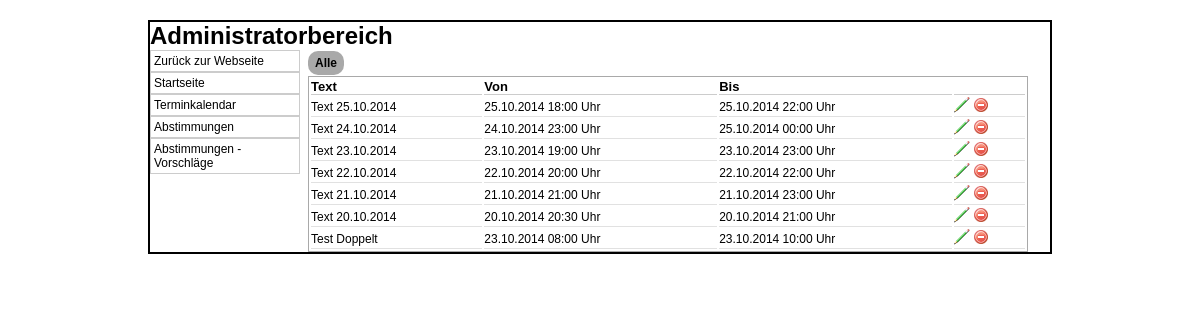
/admin/index.php?p=termine&typ=woche, run on an earlier commit of the app's database.
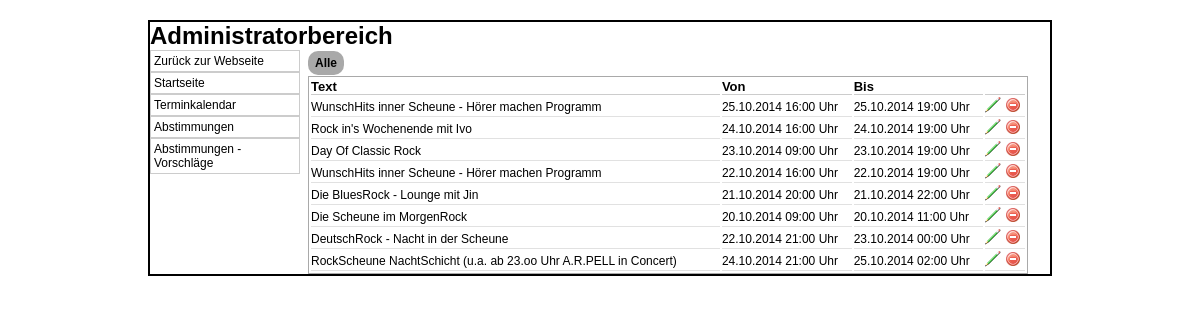
And on a later commit of the database.
### tables this page shows
CREATE TABLE IF NOT EXISTS `termine` (
  `ID` int(10) NOT NULL AUTO_INCREMENT,
  `Text` varchar(250) DEFAULT NULL,
  `Von` datetime NOT NULL,
  `Bis` datetime NOT NULL,
  PRIMARY KEY (`ID`)
);

### class/mysqli.class.php (called while the page is built, shortened)
<?php
class MysqliDb
{
    protected static $_prefix;
    protected $_mysqli;
    protected $_query;
    protected $_where = array();
    protected $_orderBy = array();
    protected $_groupBy = array();
    protected $_bindParams = array('');
    protected $host;
    protected $username;
    protected $password;
    protected $db;
    protected $port;
    public function __construct($host = NULL, $username = NULL, $password = NULL, $db = NULL, $port = NULL)
    {
        $this->host = $host;
        $this->username = $username;
        $this->password = $password;
        $this->db = $db;
        if($port == NULL)
            $this->port = ini_get ('mysqli.default_port');
        else
            $this->port = $port;
    }
    public function connect()
    {
        $this->_mysqli = new mysqli ($this->host, $this->username, $this->password, $this->db, $this->port)
            or die('There was a problem connecting to the database');
        $this->_mysqli->set_charset ('utf8');
    }
    protected function reset()
    {
        $this->_where = array();
        $this->_orderBy = array();
        $this->_groupBy = array();
        $this->_bindParams = array('');
        $this->_query = null;
    }
    public function setPrefix($prefix = '')
    {
        self::$_prefix = $prefix;
        return $this;
    }
    public function get($tableName, $numRows = null, $columns = '*')
    {
        $column = is_array($columns) ? implode(', ', $columns) : $columns;
        $this->_query = "SELECT $column FROM " .self::$_prefix . $tableName;
        $stmt = $this->_buildQuery($numRows);
        $stmt->execute();
        return $this->_dynamicBindResults($stmt);
    }
    public function where($whereProp, $whereValue = null, $operator = null)
    {
        if ($operator)
            $whereValue = Array ($operator => $whereValue);
        $this->_where[] = Array ("AND", $whereValue, $whereProp);
        return $this;
    }
    protected function _determineType($item)
    {
        switch (gettype($item)) {
            case 'NULL':
            case 'string':
                return 's';
                break;
        }
        return '';
    }
    protected function _bindParam($value) {
        $this->_bindParams[0] .= $this->_determineType ($value);
        array_push ($this->_bindParams, $value);
    }
    protected function _buildPair ($operator, $value) {
        if (!is_object($value)) {
            return ' ' . $operator. ' ? ';
        }
        $subQuery = $value->getSubQuery ();
        return " " . $operator . " (" . $subQuery['query'] . ")";
    }
    protected function _buildQuery($numRows = null, $tableData = null)
    {
        $stmt = $this->_prepareQuery();
        if (count ($this->_bindParams) > 1)
            call_user_func_array(array($stmt, 'bind_param'), $this->refValues($this->_bindParams));
        return $stmt;
    }
    protected function _dynamicBindResults(mysqli_stmt $stmt)
    {
        $parameters = array();
        $results = array();
        $meta = $stmt->result_metadata();
        $row = array();
        while ($field = $meta->fetch_field()) {
            $row[$field->name] = null;
            $parameters[] = & $row[$field->name];
        }
        call_user_func_array(array($stmt, 'bind_result'), $parameters);
        while ($stmt->fetch()) {
            $x = array();
            foreach ($row as $key => $val) {
                $x[$key] = $val;
            }
            array_push($results, $x);
        }
        return $results;
    }
    protected function _buildTableData ($tableData) {
        if (!is_array ($tableData))
            return;
        $this->_query = rtrim($this->_query, ', ');
    }
    protected function _buildWhere () {
        $this->_query .= ' WHERE ';
        $this->_where[0][0] = '';
        foreach ($this->_where as $cond) {
            list ($concat, $wValue, $wKey) = $cond;
            $this->_query .= " " . $concat ." " . $wKey;
            $key = key ($wValue);
            $val = $wValue[$key];
            switch (strtolower ($key)) {
                default:
                    $this->_query .= $this->_buildPair ($key, $val);
            }
        }
    }
    protected function _buildGroupBy () {
        if (empty ($this->_groupBy))
            return;
        $this->_query .= " GROUP BY ";
        $this->_query = rtrim($this->_query, ', ') . " ";
    }
    protected function _buildOrderBy () {
        if (empty ($this->_orderBy))
            return;
        $this->_query .= " ORDER BY ";
        $this->_query = rtrim ($this->_query, ', ') . " ";
    }
    protected function _prepareQuery()
    {
        if (!$stmt = $this->_mysqli->prepare($this->_query)) {
            trigger_error("Problem preparing query ($this->_query) " . $this->_mysqli->error, E_USER_ERROR);
        }
        return $stmt;
    }
    protected function refValues($arr)
    {
        if (strnatcmp(phpversion(), '5.3') >= 0) {
            $refs = array();
            foreach ($arr as $key => $value) {
                $refs[$key] = & $arr[$key];
            }
            return $refs;
        }
        return $arr;
    }
    protected function replacePlaceHolders ($str, $vals) {
        $i = 1;
        $newStr = "";
        while ($pos = strpos ($str, "?")) {
            $val = $vals[$i++];
            $newStr .= substr ($str, 0, $pos) . $val;
            $str = substr ($str, $pos + 1);
        }
        return $newStr;
    }
}

### db_connect.php (called while the page is built, shortened)
<?php
include_once 'class/mysqli.class.php';
$db		= new MysqliDb(HOST,USER,PASSWORD,DATABASE);
?>

### admin/index.php (the view, shortened to what this page needs)
<?php
require_once('../db_connect.php');
$inhalt = null;
if(isset($_GET['p'])) {
	$p		= $_GET['p'];
	if(isset($_GET['typ']))$typ	= $_GET['typ'];
	if($p == 'termine') {
		if(isset($typ) == 'woche') {
			$inhalt .= '<a class="btn" href="index.php?p=termine">Alle</a>';
			if(date("w", time()) == 0) {
				$sunday		= new DateTime('today');
			} else {
				$sunday		= new DateTime('next sunday');
			}
			if(date("w", time()) == 1) {
				$monday		= new DateTime('today');
			} else {
				$monday		= new DateTime('last monday');
			}
			$cols		= array("ID", "Text", "Von", "Bis");
			$db->where("Von", $monday->format('Y-m-d H:i:s'), ">");
			$db->where("Bis", $sunday->format('Y-m-d H:i:s'), "<");
			$termine	= $db->get(T_TERMINE, null, $cols);
		} else {
			$inhalt .= '<a class="btn" href="index.php?p=termine&typ=woche">Aktuelle Woche</a>
						<a class="btn" href="termin.php?add=week">Neue Woche eintragen</a>';
			$cols		= array("ID", "Text", "Von", "Bis");
			$termine	= $db->get(T_TERMINE, null, $cols);
		}
		$inhalt .= '<table class="standard">
					<thead>
						<th>Text</th>
						<th>Von</th>
						<th>Bis</th>
						<th></th>
					</thead>';
		foreach ($termine as $termin) {
			$inhalt .= '<tr>
					<td>'.$termin['Text'].'</td>
					<td>'.date('d.m.Y H:i', strtotime($termin['Von'])).' Uhr</td>
					<td>'.date('d.m.Y H:i', strtotime($termin['Bis'])).' Uhr</td>
					<td>
						<a href="termin.php?edit='.$termin['ID'].'"><img src="img/edit.png"></a>
						<a href="termin.php?delete='.$termin['ID'].'"><img src="img/delete.png"></a>
					</td>
				</tr>';
		}
		$inhalt .= '</table>';
	}
}
?>
<html>
<head>
	<link rel="stylesheet" type="text/css" href="style.css">
</head>
<body>
	<div id="container">
		<h1>Administratorbereich</h1>
		<div id="navi">
			<ul>
				<li><a href="../">Zurück zur Webseite</a></li>
				<li><a href="index.php">Startseite</a></li>
				<li><a href="index.php?p=termine">Terminkalendar</a></li>
				<li><a href="abstimmung.php">Abstimmungen</a></li>
				<li><a href="vorschlaege.php">Abstimmungen - Vorschläge</a></li>
			</ul>
		</div>
		<div id="content">
		<?php
			echo $inhalt;
		?>
		</div>
	</div>
</body>
</html>

### admin/style.css (style rules this page uses)
* { margin:0; padding:0; }
body { background-color:#FFF; color:#000; font-family:Verdana,Arial; font-size:12px; }
a { color:#000; text-decoration:none; }
a.btn { line-height:26px; background-color:darkgrey; padding:5px 7px 5px 7px; font-weight:bold; -webkit-border-radius: 10px; -moz-border-radius: 10px; border-radius: 10px; }
div#container { border:2px solid #000; margin:20px auto; width:900px; }
div#navi { float:left; width:150px; }
div#navi ul { list-style-type:none; }
div#navi ul li { border:1px solid #ccc; }
div#navi ul li a { display:block; padding:3px; }
div#content { float:left; width:80%; margin-left:8px; }
table.standard { width:100%; border:1px solid darkgrey; }
table.standard thead th { border-bottom:1px solid #ccc; font-size:13px; font-weight:bold; text-align:left; }
table.standard tr td { font-size:12px; border-bottom:1px solid #E1E1E1; }

What changed in the data, as far as the page shows it:
removed termine: Text "Text 25.10.2014", Von "25.10.2014 18:00", Bis "25.10.2014 22:00"
removed termine: Text "Text 24.10.2014", Von "24.10.2014 23:00", Bis "25.10.2014 00:00"
removed termine: Text "Text 23.10.2014", Von "23.10.2014 19:00", Bis "23.10.2014 23:00"
removed termine: Text "Text 22.10.2014", Von "22.10.2014 20:00", Bis "22.10.2014 22:00"
removed termine: Text "Text 21.10.2014", Von "21.10.2014 21:00", Bis "21.10.2014 23:00"
removed termine: Text "Text 20.10.2014", Von "20.10.2014 20:30", Bis "20.10.2014 21:00"
removed termine: Text "Test Doppelt", Von "23.10.2014 08:00", Bis "23.10.2014 10:00"
added termine: Text "WunschHits inner Scheune - Hörer machen Programm", Von "25.10.2014 16:00", Bis "25.10.2014 19:00"
added termine: Text "Rock in's Wochenende mit Ivo", Von "24.10.2014 16:00", Bis "24.10.2014 19:00"
added termine: Text "Day Of Classic Rock", Von "23.10.2014 09:00", Bis "23.10.2014 19:00"
added termine: Text "WunschHits inner Scheune - Hörer machen Programm", Von "22.10.2014 16:00", Bis "22.10.2014 19:00"
added termine: Text "Die BluesRock - Lounge mit Jin", Von "21.10.2014 20:00", Bis "21.10.2014 22:00"
added termine: Text "Die Scheune im MorgenRock", Von "20.10.2014 09:00", Bis "20.10.2014 11:00"
added termine: Text "DeutschRock - Nacht in der Scheune", Von "22.10.2014 21:00", Bis "23.10.2014 00:00"
added termine: Text "RockScheune NachtSchicht (u.a. ab 23.oo Uhr A.R.PELL in Concert)", Von "24.10.2014 21:00", Bis "25.10.2014 02:00"
